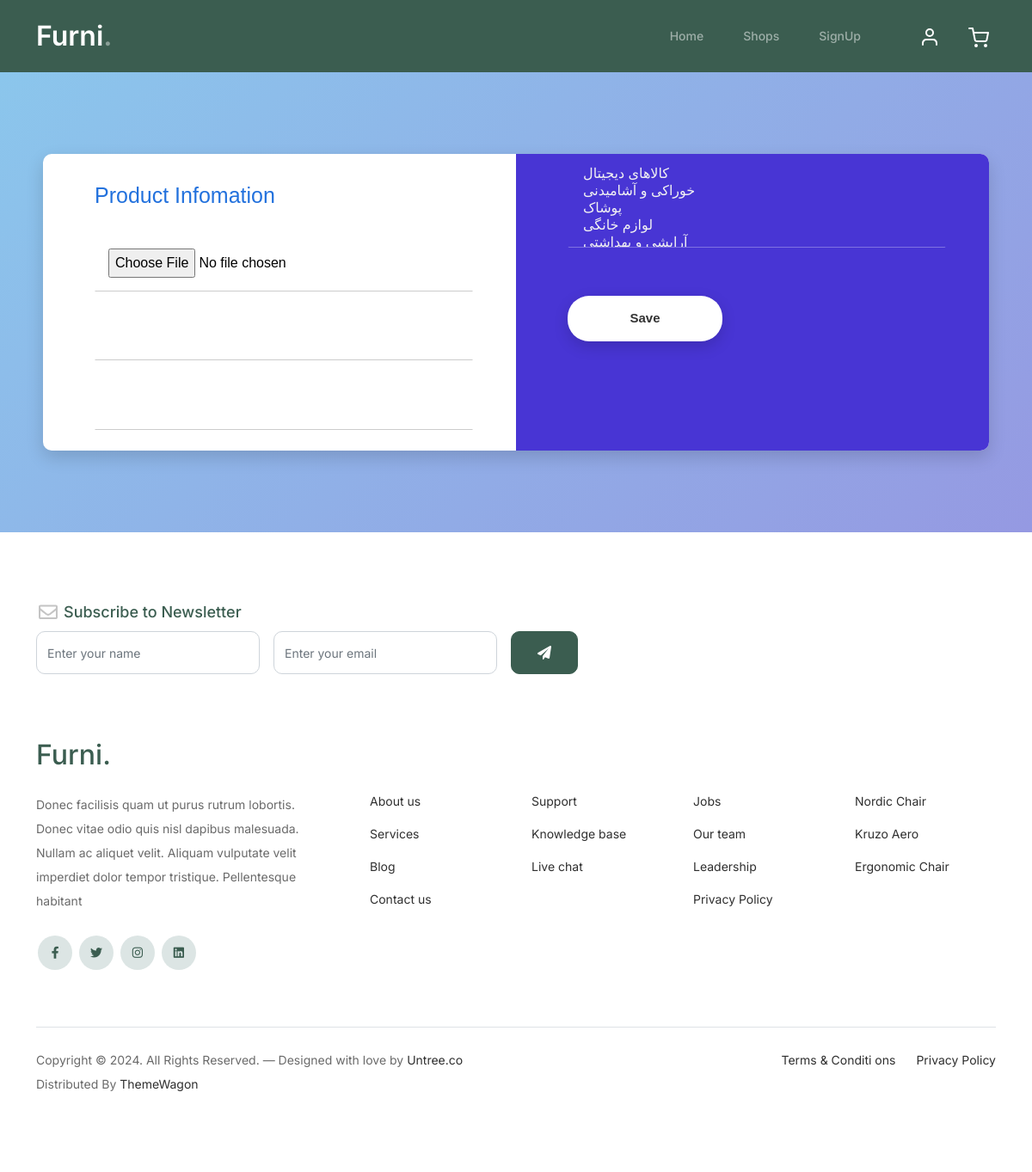
Page /cart/add_product/ on the earlier database version.
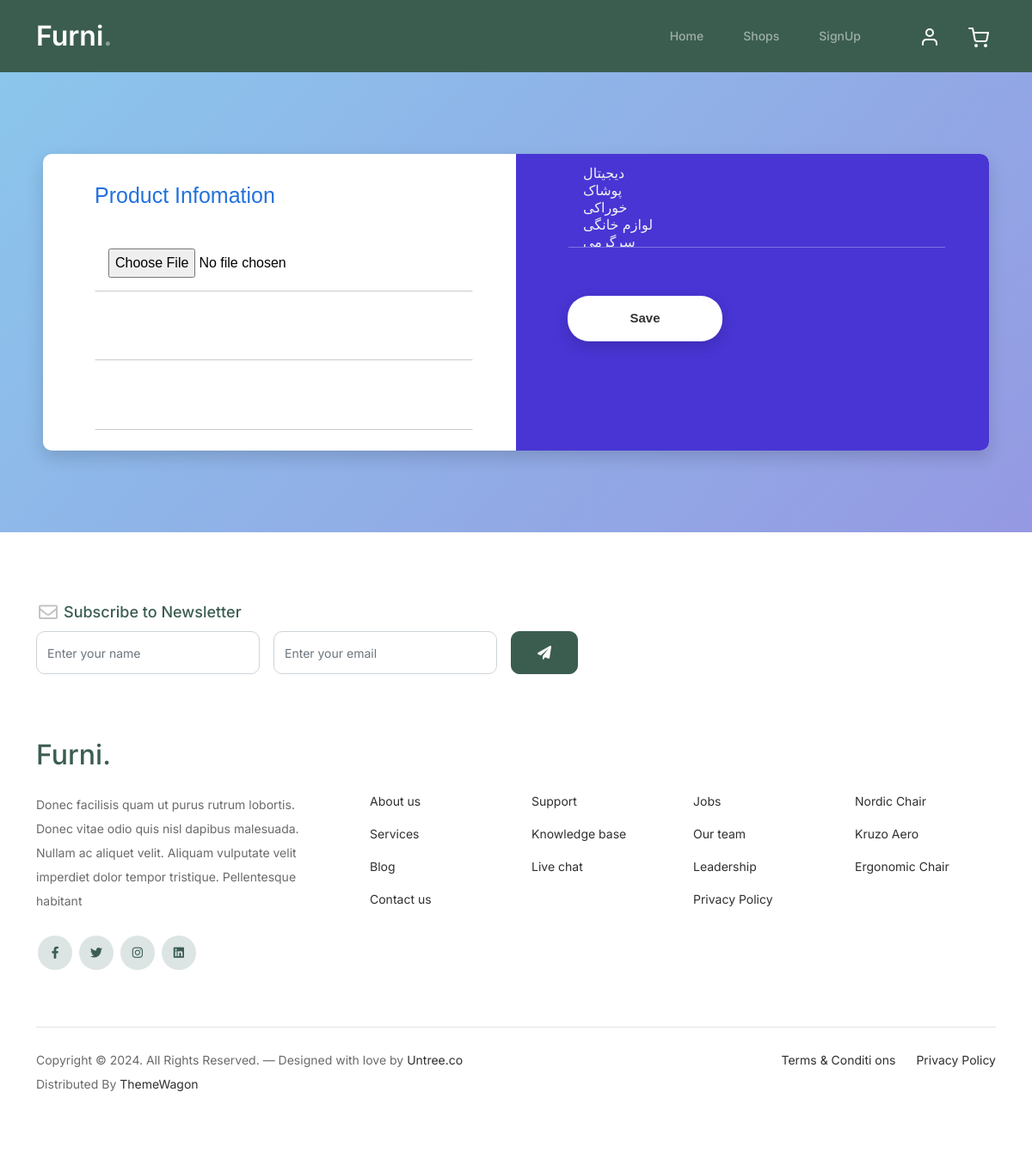
Same page on the later database version.
### cart/models.py (models this page shows)
class Category(models.Model):
    category = models.CharField(max_length=64)
    sub_category = models.ForeignKey(
        "self",
        null=True,
        blank=True,
        on_delete=models.CASCADE,
        related_name="category_sub_category",
    )
    def __str__(self):
        return f"{self.category}"
    class Meta:
        verbose_name = "دسته بندی"
        verbose_name_plural = "دسته بندی ها"

### cart/views.py (the view, shortened to what this page needs)
# urls.py: path("add_product/",AddProductView.as_view(),name="add_product"),
class AddProductView(NavbarUserTypeMixin, CreateView):
    template_name = "products/add_product.html"
    form_class = AddProductForm
    success_url = reverse_lazy("root")

### cart/forms.py (shortened to what this page needs)
class AddProductForm(forms.ModelForm):
    class Meta:
        model = Product
        fields = ["name", "price", "image", "category"]

### cart/templatetags/poll_extra.py (called while the page is built)
@register.filter
def navbar(obj):
    return f"nav/{obj}.html"

### website/views.py (called while the page is built)
    def get_user(self):
        return self.UserType(self.request.user).validate()

    def get_context_data(self, **kwargs):
        context = super(NavbarUserTypeMixin, self).get_context_data(**kwargs)
        user = self.get_user()
        context["user_nav"], context["user_image"] = user.user_type, user.image
        return context

        def get_profile(self):
            if self.user_type != "goust":
                self.profile = Profile.objects.get(user=self.user)
                return self.profile

        @property
        def image(self):
            if self._user_type != "goust":
                return self.profile.image.url

        @property
        def user_type(self):
            return self._user_type

        def validate(self):
            self.get_user_type_and_fix_staff()
            self.get_profile()
            return self

### templates/products/add_product.html
{% extends "base.html" %}
{% block content %}
{% include "products/product_form.html" %}
{% endblock content %}

### templates/products/product_form.html
{% extends "register/main_register_form.html" %}
{% block register_model %}
<div class="form-left">
    <h2>Product Infomation</h2>
    <div class="form-row">
        {{form.image}}
    </div>
    <div class="form-row">
        {{form.name}}
    </div>
    <div class="form-row">
        {{form.price}}
    </div>
</div>
<div class="form-right">
    <div class="form-row">
        {{form.category}}
    </div>
    <div class="form-row-last">
        <input type="submit" name="register" class="register" value="Save">
      </div>
</div>
{% endblock register_model %}

Differences in the rows shown:
changed Category: category "کالاهای دیجیتال / خوراکی و آشامیدنی / پوشاک / لوازم خانگی" → "دیجیتال / پوشاک / خوراکی / لوازم خانگی"
